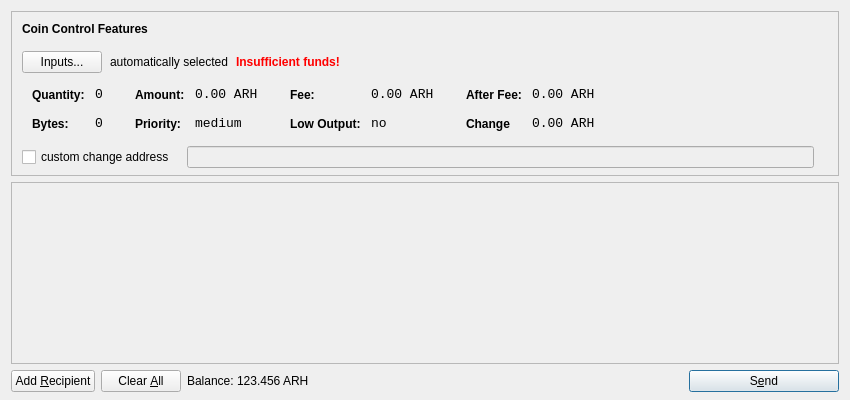
<?xml version="1.0" encoding="UTF-8"?>
<ui version="4.0">
 <class>SendCoinsDialog</class>
 <widget class="QDialog" name="SendCoinsDialog">
  <property name="geometry">
   <rect>
    <x>0</x>
    <y>0</y>
    <width>850</width>
    <height>400</height>
   </rect>
  </property>
  <property name="windowTitle">
   <string>Send Coins</string>
  </property>
  <layout class="QVBoxLayout" name="verticalLayout" stretch="0,1,0">
   <property name="bottomMargin">
    <number>8</number>
   </property>
   <item>
    <widget class="QFrame" name="frameCoinControl">
     <property name="sizePolicy">
      <sizepolicy hsizetype="Expanding" vsizetype="Expanding">
       <horstretch>0</horstretch>
       <verstretch>0</verstretch>
      </sizepolicy>
     </property>
     <property name="maximumSize">
      <size>
       <width>16777215</width>
       <height>16777215</height>
      </size>
     </property>
     <property name="frameShape">
      <enum>QFrame::StyledPanel</enum>
     </property>
     <property name="frameShadow">
      <enum>QFrame::Sunken</enum>
     </property>
     <layout class="QVBoxLayout" name="verticalLayoutCoinControl2">
      <property name="spacing">
       <number>-1</number>
      </property>
      <property name="leftMargin">
       <number>0</number>
      </property>
      <property name="topMargin">
       <number>0</number>
      </property>
      <property name="rightMargin">
       <number>0</number>
      </property>
      <property name="bottomMargin">
       <number>6</number>
      </property>
      <item>
       <layout class="QVBoxLayout" name="verticalLayoutCoinControl" stretch="0,0,0,0,1">
        <property name="spacing">
         <number>0</number>
        </property>
        <property name="leftMargin">
         <number>10</number>
        </property>
        <property name="topMargin">
         <number>10</number>
        </property>
        <item>
         <layout class="QHBoxLayout" name="horizontalLayoutCoinControl1">
          <property name="bottomMargin">
           <number>15</number>
          </property>
          <item>
           <widget class="QLabel" name="labelCoinControlFeatures">
            <property name="sizePolicy">
             <sizepolicy hsizetype="Preferred" vsizetype="Maximum">
              <horstretch>0</horstretch>
              <verstretch>0</verstretch>
             </sizepolicy>
            </property>
            <property name="font">
             <font>
              <weight>75</weight>
              <bold>true</bold>
             </font>
            </property>
            <property name="styleSheet">
             <string notr="true">font-weight:bold;</string>
            </property>
            <property name="text">
             <string>Coin Control Features</string>
            </property>
           </widget>
          </item>
         </layout>
        </item>
        <item>
         <layout class="QHBoxLayout" name="horizontalLayoutCoinControl2" stretch="0,0,0,0">
          <property name="spacing">
           <number>8</number>
          </property>
          <property name="bottomMargin">
           <number>10</number>
          </property>
          <item>
           <widget class="QPushButton" name="pushButtonCoinControl">
            <property name="styleSheet">
             <string notr="true"/>
            </property>
            <property name="text">
             <string>Inputs...</string>
            </property>
           </widget>
          </item>
          <item>
           <widget class="QLabel" name="labelCoinControlAutomaticallySelected">
            <property name="text">
             <string>automatically selected</string>
            </property>
            <property name="margin">
             <number>5</number>
            </property>
           </widget>
          </item>
          <item>
           <widget class="QLabel" name="labelCoinControlInsuffFunds">
            <property name="font">
             <font>
              <weight>75</weight>
              <bold>true</bold>
             </font>
            </property>
            <property name="styleSheet">
             <string notr="true">color:red;font-weight:bold;</string>
            </property>
            <property name="text">
             <string>Insufficient funds!</string>
            </property>
            <property name="margin">
             <number>5</number>
            </property>
           </widget>
          </item>
          <item>
           <spacer name="horizontalSpacerCoinControl">
            <property name="orientation">
             <enum>Qt::Horizontal</enum>
            </property>
            <property name="sizeHint" stdset="0">
             <size>
              <width>40</width>
              <height>1</height>
             </size>
            </property>
           </spacer>
          </item>
         </layout>
        </item>
        <item>
         <widget class="QWidget" name="widgetCoinControl" native="true">
          <property name="sizePolicy">
           <sizepolicy hsizetype="Preferred" vsizetype="Preferred">
            <horstretch>0</horstretch>
            <verstretch>0</verstretch>
           </sizepolicy>
          </property>
          <property name="minimumSize">
           <size>
            <width>0</width>
            <height>0</height>
           </size>
          </property>
          <property name="styleSheet">
           <string notr="true"/>
          </property>
          <layout class="QHBoxLayout" name="horizontalLayoutCoinControl5">
           <property name="margin">
            <number>0</number>
           </property>
           <item>
            <layout class="QHBoxLayout" name="horizontalLayoutCoinControl3" stretch="0,0,0,1">
             <property name="spacing">
              <number>20</number>
             </property>
             <property name="topMargin">
              <number>0</number>
             </property>
             <property name="bottomMargin">
              <number>10</number>
             </property>
             <item>
              <layout class="QFormLayout" name="formLayoutCoinControl1">
               <property name="horizontalSpacing">
                <number>10</number>
               </property>
               <property name="verticalSpacing">
                <number>14</number>
               </property>
               <property name="leftMargin">
                <number>10</number>
               </property>
               <property name="topMargin">
                <number>4</number>
               </property>
               <property name="rightMargin">
                <number>6</number>
               </property>
               <item row="0" column="0">
                <widget class="QLabel" name="labelCoinControlQuantityText">
                 <property name="styleSheet">
                  <string notr="true">font-weight:bold;</string>
                 </property>
                 <property name="text">
                  <string>Quantity:</string>
                 </property>
                 <property name="margin">
                  <number>0</number>
                 </property>
                </widget>
               </item>
               <item row="0" column="1">
                <widget class="QLabel" name="labelCoinControlQuantity">
                 <property name="font">
                  <font>
                   <family>Monospace</family>
                   <pointsize>10</pointsize>
                  </font>
                 </property>
                 <property name="cursor">
                  <cursorShape>IBeamCursor</cursorShape>
                 </property>
                 <property name="contextMenuPolicy">
                  <enum>Qt::ActionsContextMenu</enum>
                 </property>
                 <property name="text">
                  <string>0</string>
                 </property>
                 <property name="margin">
                  <number>0</number>
                 </property>
                 <property name="textInteractionFlags">
                  <set>Qt::LinksAccessibleByMouse|Qt::TextSelectableByKeyboard|Qt::TextSelectableByMouse</set>
                 </property>
                </widget>
               </item>
               <item row="1" column="0">
                <widget class="QLabel" name="labelCoinControlBytesText">
                 <property name="styleSheet">
                  <string notr="true">font-weight:bold;</string>
                 </property>
                 <property name="text">
                  <string>Bytes:</string>
                 </property>
                </widget>
               </item>
               <item row="1" column="1">
                <widget class="QLabel" name="labelCoinControlBytes">
                 <property name="font">
                  <font>
                   <family>Monospace</family>
                   <pointsize>10</pointsize>
                  </font>
                 </property>
                 <property name="cursor">
                  <cursorShape>IBeamCursor</cursorShape>
                 </property>
                 <property name="contextMenuPolicy">
                  <enum>Qt::ActionsContextMenu</enum>
                 </property>
                 <property name="text">
                  <string>0</string>
                 </property>
                 <property name="textInteractionFlags">
                  <set>Qt::LinksAccessibleByMouse|Qt::TextSelectableByKeyboard|Qt::TextSelectableByMouse</set>
                 </property>
                </widget>
               </item>
              </layout>
             </item>
             <item>
              <layout class="QFormLayout" name="formLayoutCoinControl2">
               <property name="horizontalSpacing">
                <number>10</number>
               </property>
               <property name="verticalSpacing">
                <number>14</number>
               </property>
               <property name="leftMargin">
                <number>6</number>
               </property>
               <property name="topMargin">
                <number>4</number>
               </property>
               <property name="rightMargin">
                <number>6</number>
               </property>
               <item row="0" column="0">
                <widget class="QLabel" name="labelCoinControlAmountText">
                 <property name="styleSheet">
                  <string notr="true">font-weight:bold;</string>
                 </property>
                 <property name="text">
                  <string>Amount:</string>
                 </property>
                 <property name="margin">
                  <number>0</number>
                 </property>
                </widget>
               </item>
               <item row="0" column="1">
                <widget class="QLabel" name="labelCoinControlAmount">
                 <property name="font">
                  <font>
                   <family>Monospace</family>
                   <pointsize>10</pointsize>
                  </font>
                 </property>
                 <property name="cursor">
                  <cursorShape>IBeamCursor</cursorShape>
                 </property>
                 <property name="contextMenuPolicy">
                  <enum>Qt::ActionsContextMenu</enum>
                 </property>
                 <property name="text">
                  <string>0.00 ARH</string>
                 </property>
                 <property name="textInteractionFlags">
                  <set>Qt::LinksAccessibleByMouse|Qt::TextSelectableByKeyboard|Qt::TextSelectableByMouse</set>
                 </property>
                </widget>
               </item>
               <item row="1" column="0">
                <widget class="QLabel" name="labelCoinControlPriorityText">
                 <property name="styleSheet">
                  <string notr="true">font-weight:bold;</string>
                 </property>
                 <property name="text">
                  <string>Priority:</string>
                 </property>
                </widget>
               </item>
               <item row="1" column="1">
                <widget class="QLabel" name="labelCoinControlPriority">
                 <property name="font">
                  <font>
                   <family>Monospace</family>
                   <pointsize>10</pointsize>
                  </font>
                 </property>
                 <property name="cursor">
                  <cursorShape>IBeamCursor</cursorShape>
                 </property>
                 <property name="contextMenuPolicy">
                  <enum>Qt::ActionsContextMenu</enum>
                 </property>
                 <property name="text">
                  <string>medium</string>
                 </property>
                 <property name="textInteractionFlags">
                  <set>Qt::LinksAccessibleByMouse|Qt::TextSelectableByKeyboard|Qt::TextSelectableByMouse</set>
                 </property>
                </widget>
               </item>
              </layout>
             </item>
             <item>
              <layout class="QFormLayout" name="formLayoutCoinControl3">
               <property name="horizontalSpacing">
                <number>10</number>
               </property>
               <property name="verticalSpacing">
                <number>14</number>
               </property>
               <property name="leftMargin">
                <number>6</number>
               </property>
               <property name="topMargin">
                <number>4</number>
               </property>
               <property name="rightMargin">
                <number>6</number>
               </property>
               <item row="0" column="0">
                <widget class="QLabel" name="labelCoinControlFeeText">
                 <property name="styleSheet">
                  <string notr="true">font-weight:bold;</string>
                 </property>
                 <property name="text">
                  <string>Fee:</string>
                 </property>
                 <property name="margin">
                  <number>0</number>
                 </property>
                </widget>
               </item>
               <item row="0" column="1">
                <widget class="QLabel" name="labelCoinControlFee">
                 <property name="font">
                  <font>
                   <family>Monospace</family>
                   <pointsize>10</pointsize>
                  </font>
                 </property>
                 <property name="cursor">
                  <cursorShape>IBeamCursor</cursorShape>
                 </property>
                 <property name="contextMenuPolicy">
                  <enum>Qt::ActionsContextMenu</enum>
                 </property>
                 <property name="text">
                  <string>0.00 ARH</string>
                 </property>
                 <property name="textInteractionFlags">
                  <set>Qt::LinksAccessibleByMouse|Qt::TextSelectableByKeyboard|Qt::TextSelectableByMouse</set>
                 </property>
                </widget>
               </item>
               <item row="1" column="0">
                <widget class="QLabel" name="labelCoinControlLowOutputText">
                 <property name="styleSheet">
                  <string notr="true">font-weight:bold;</string>
                 </property>
                 <property name="text">
                  <string>Low Output:</string>
                 </property>
                </widget>
               </item>
               <item row="1" column="1">
                <widget class="QLabel" name="labelCoinControlLowOutput">
                 <property name="font">
                  <font>
                   <family>Monospace</family>
                   <pointsize>10</pointsize>
                  </font>
                 </property>
                 <property name="cursor">
                  <cursorShape>IBeamCursor</cursorShape>
                 </property>
                 <property name="contextMenuPolicy">
                  <enum>Qt::ActionsContextMenu</enum>
                 </property>
                 <property name="text">
                  <string>no</string>
                 </property>
                 <property name="textInteractionFlags">
                  <set>Qt::LinksAccessibleByMouse|Qt::TextSelectableByKeyboard|Qt::TextSelectableByMouse</set>
                 </property>
                </widget>
               </item>
              </layout>
             </item>
             <item>
              <layout class="QFormLayout" name="formLayoutCoinControl4">
               <property name="horizontalSpacing">
                <number>10</number>
               </property>
               <property name="verticalSpacing">
                <number>14</number>
               </property>
               <property name="leftMargin">
                <number>6</number>
               </property>
               <property name="topMargin">
                <number>4</number>
               </property>
               <property name="rightMargin">
                <number>6</number>
               </property>
               <item row="0" column="0">
                <widget class="QLabel" name="labelCoinControlAfterFeeText">
                 <property name="styleSheet">
                  <string notr="true">font-weight:bold;</string>
                 </property>
                 <property name="text">
                  <string>After Fee:</string>
                 </property>
                 <property name="margin">
                  <number>0</number>
                 </property>
                </widget>
               </item>
               <item row="0" column="1">
                <widget class="QLabel" name="labelCoinControlAfterFee">
                 <property name="font">
                  <font>
                   <family>Monospace</family>
                   <pointsize>10</pointsize>
                  </font>
                 </property>
                 <property name="cursor">
                  <cursorShape>IBeamCursor</cursorShape>
                 </property>
                 <property name="contextMenuPolicy">
                  <enum>Qt::ActionsContextMenu</enum>
                 </property>
                 <property name="text">
                  <string>0.00 ARH</string>
                 </property>
                 <property name="textInteractionFlags">
                  <set>Qt::LinksAccessibleByMouse|Qt::TextSelectableByKeyboard|Qt::TextSelectableByMouse</set>
                 </property>
                </widget>
               </item>
               <item row="1" column="0">
                <widget class="QLabel" name="labelCoinControlChangeText">
                 <property name="styleSheet">
                  <string notr="true">font-weight:bold;</string>
                 </property>
                 <property name="text">
                  <string>Change</string>
                 </property>
                </widget>
               </item>
               <item row="1" column="1">
                <widget class="QLabel" name="labelCoinControlChange">
                 <property name="font">
                  <font>
                   <family>Monospace</family>
                   <pointsize>10</pointsize>
                  </font>
                 </property>
                 <property name="cursor">
                  <cursorShape>IBeamCursor</cursorShape>
                 </property>
                 <property name="contextMenuPolicy">
                  <enum>Qt::ActionsContextMenu</enum>
                 </property>
                 <property name="text">
                  <string>0.00 ARH</string>
                 </property>
                 <property name="textInteractionFlags">
                  <set>Qt::LinksAccessibleByMouse|Qt::TextSelectableByKeyboard|Qt::TextSelectableByMouse</set>
                 </property>
                </widget>
               </item>
              </layout>
             </item>
            </layout>
           </item>
          </layout>
         </widget>
        </item>
        <item>
         <layout class="QHBoxLayout" name="horizontalLayoutCoinControl4" stretch="0,0,0">
          <property name="spacing">
           <number>12</number>
          </property>
          <property name="sizeConstraint">
           <enum>QLayout::SetDefaultConstraint</enum>
          </property>
          <property name="topMargin">
           <number>5</number>
          </property>
          <property name="rightMargin">
           <number>5</number>
          </property>
          <item>
           <widget class="QCheckBox" name="checkBoxCoinControlChange">
            <property name="text">
             <string>custom change address</string>
            </property>
           </widget>
          </item>
          <item>
           <widget class="QLineEdit" name="lineEditCoinControlChange">
            <property name="enabled">
             <bool>false</bool>
            </property>
            <property name="sizePolicy">
             <sizepolicy hsizetype="Expanding" vsizetype="Fixed">
              <horstretch>0</horstretch>
              <verstretch>0</verstretch>
             </sizepolicy>
            </property>
           </widget>
          </item>
          <item>
           <widget class="QLabel" name="labelCoinControlChangeLabel">
            <property name="sizePolicy">
             <sizepolicy hsizetype="Preferred" vsizetype="Expanding">
              <horstretch>0</horstretch>
              <verstretch>0</verstretch>
             </sizepolicy>
            </property>
            <property name="minimumSize">
             <size>
              <width>0</width>
              <height>0</height>
             </size>
            </property>
            <property name="text">
             <string/>
            </property>
            <property name="margin">
             <number>3</number>
            </property>
           </widget>
          </item>
         </layout>
        </item>
        <item>
         <spacer name="verticalSpacerCoinControl">
          <property name="orientation">
           <enum>Qt::Vertical</enum>
          </property>
          <property name="sizeHint" stdset="0">
           <size>
            <width>800</width>
            <height>1</height>
           </size>
          </property>
         </spacer>
        </item>
       </layout>
      </item>
     </layout>
    </widget>
   </item>
   <item>
    <widget class="QScrollArea" name="scrollArea">
     <property name="widgetResizable">
      <bool>true</bool>
     </property>
     <widget class="QWidget" name="scrollAreaWidgetContents">
      <property name="geometry">
       <rect>
        <x>0</x>
        <y>0</y>
        <width>830</width>
        <height>165</height>
       </rect>
      </property>
      <layout class="QVBoxLayout" name="verticalLayout_2">
       <property name="margin">
        <number>0</number>
       </property>
       <item>
        <layout class="QVBoxLayout" name="entries">
         <property name="spacing">
          <number>6</number>
         </property>
        </layout>
       </item>
       <item>
        <spacer name="verticalSpacer">
         <property name="orientation">
          <enum>Qt::Vertical</enum>
         </property>
         <property name="sizeHint" stdset="0">
          <size>
           <width>20</width>
           <height>40</height>
          </size>
         </property>
        </spacer>
       </item>
      </layout>
     </widget>
    </widget>
   </item>
   <item>
    <layout class="QHBoxLayout" name="horizontalLayout">
     <item>
      <widget class="QPushButton" name="addButton">
       <property name="toolTip">
        <string>Send to multiple recipients at once</string>
       </property>
       <property name="text">
        <string>Add &amp;Recipient</string>
       </property>
       <property name="icon">
        <iconset resource="../bitcoin.qrc">
         <normaloff>:/icons/add</normaloff>:/icons/add</iconset>
       </property>
       <property name="autoDefault">
        <bool>false</bool>
       </property>
      </widget>
     </item>
     <item>
      <widget class="QPushButton" name="clearButton">
       <property name="sizePolicy">
        <sizepolicy hsizetype="Minimum" vsizetype="Fixed">
         <horstretch>0</horstretch>
         <verstretch>0</verstretch>
        </sizepolicy>
       </property>
       <property name="toolTip">
        <string>Remove all transaction fields</string>
       </property>
       <property name="text">
        <string>Clear &amp;All</string>
       </property>
       <property name="icon">
        <iconset resource="../bitcoin.qrc">
         <normaloff>:/icons/remove</normaloff>:/icons/remove</iconset>
       </property>
       <property name="autoRepeatDelay">
        <number>300</number>
       </property>
       <property name="autoDefault">
        <bool>false</bool>
       </property>
      </widget>
     </item>
     <item>
      <layout class="QHBoxLayout" name="horizontalLayout_2">
       <property name="spacing">
        <number>3</number>
       </property>
       <item>
        <widget class="QLabel" name="label">
         <property name="sizePolicy">
          <sizepolicy hsizetype="Preferred" vsizetype="Fixed">
           <horstretch>0</horstretch>
           <verstretch>0</verstretch>
          </sizepolicy>
         </property>
         <property name="text">
          <string>Balance:</string>
         </property>
        </widget>
       </item>
       <item>
        <widget class="QLabel" name="labelBalance">
         <property name="sizePolicy">
          <sizepolicy hsizetype="Preferred" vsizetype="Fixed">
           <horstretch>0</horstretch>
           <verstretch>0</verstretch>
          </sizepolicy>
         </property>
         <property name="cursor">
          <cursorShape>IBeamCursor</cursorShape>
         </property>
         <property name="text">
          <string>123.456 ARH</string>
         </property>
         <property name="textInteractionFlags">
          <set>Qt::LinksAccessibleByMouse|Qt::TextSelectableByKeyboard|Qt::TextSelectableByMouse</set>
         </property>
        </widget>
       </item>
      </layout>
     </item>
     <item>
      <spacer name="horizontalSpacer">
       <property name="orientation">
        <enum>Qt::Horizontal</enum>
       </property>
       <property name="sizeHint" stdset="0">
        <size>
         <width>40</width>
         <height>20</height>
        </size>
       </property>
      </spacer>
     </item>
     <item>
      <widget class="QPushButton" name="sendButton">
       <property name="minimumSize">
        <size>
         <width>150</width>
         <height>0</height>
        </size>
       </property>
       <property name="toolTip">
        <string>Confirm the send action</string>
       </property>
       <property name="text">
        <string>S&amp;end</string>
       </property>
       <property name="icon">
        <iconset resource="../bitcoin.qrc">
         <normaloff>:/icons/send</normaloff>:/icons/send</iconset>
       </property>
       <property name="default">
        <bool>true</bool>
       </property>
      </widget>
     </item>
    </layout>
   </item>
  </layout>
 </widget>
 <resources>
  <include location="../bitcoin.qrc"/>
 </resources>
 <connections/>
</ui>
